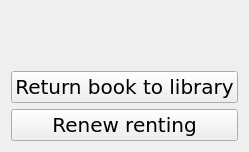
                 <widget class="QWidget" name="page_2">
                  <layout class="QVBoxLayout" name="verticalLayout_11">
                   <item>
                    <layout class="QVBoxLayout" name="verticalLayout_10">
                     <item>
                      <widget class="QLabel" name="rentingBookInfo">
                       <property name="sizePolicy">
                        <sizepolicy hsizetype="Preferred" vsizetype="Minimum">
                         <horstretch>0</horstretch>
                         <verstretch>0</verstretch>
                        </sizepolicy>
                       </property>
                       <property name="font">
                        <font>
                         <family>DejaVu Sans</family>
                         <pointsize>16</pointsize>
                         <weight>75</weight>
                         <bold>true</bold>
                        </font>
                       </property>
                       <property name="text">
                        <string/>
                       </property>
                      </widget>
                     </item>
                     <item>
                      <widget class="QLabel" name="rentingInfo">
                       <property name="font">
                        <font>
                         <family>DejaVu Sans</family>
                         <pointsize>16</pointsize>
                         <weight>75</weight>
                         <bold>true</bold>
                        </font>
                       </property>
                       <property name="text">
                        <string/>
                       </property>
                       <property name="alignment">
                        <set>Qt::AlignLeading|Qt::AlignLeft|Qt::AlignTop</set>
                       </property>
                      </widget>
                     </item>
                     <item>
                      <widget class="QPushButton" name="returnBookButton">
                       <property name="font">
                        <font>
                         <family>DejaVu Sans</family>
                         <pointsize>15</pointsize>
                        </font>
                       </property>
                       <property name="text">
                        <string>Return book to library</string>
                       </property>
                      </widget>
                     </item>
                     <item>
                      <widget class="QPushButton" name="renewRentingButton">
                       <property name="font">
                        <font>
                         <family>DejaVu Sans</family>
                         <pointsize>15</pointsize>
                        </font>
                       </property>
                       <property name="text">
                        <string>Renew renting</string>
                       </property>
                      </widget>
                     </item>
                    </layout>
                   </item>
                  </layout>
                 </widget>
